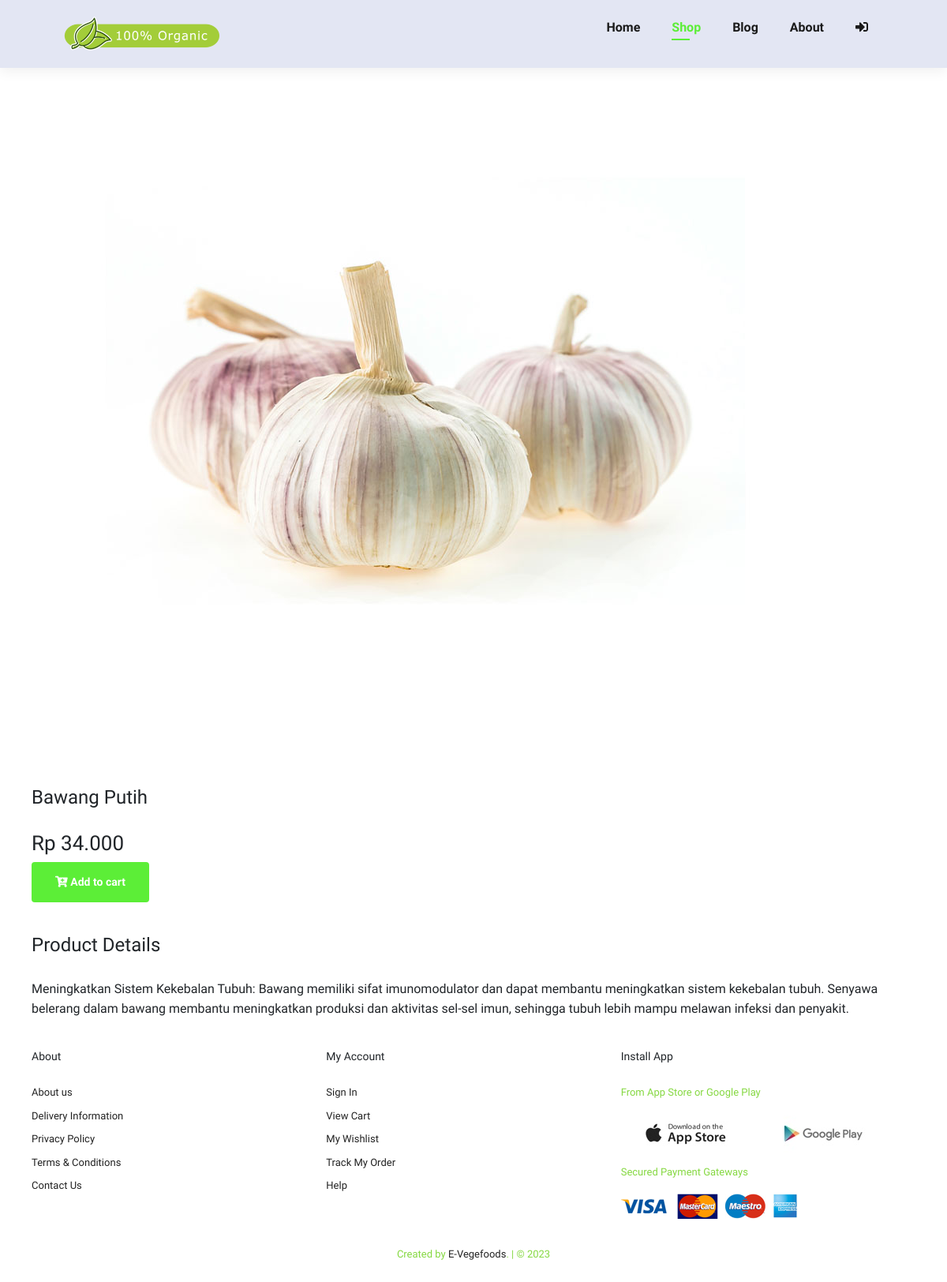
/shop/19, run on the app's committed database.
### tables this page shows
CREATE TABLE `produk` (
  `id` int(11) NOT NULL AUTO_INCREMENT,
  `nama_produk` varchar(255) DEFAULT NULL,
  `satuan` varchar(10) DEFAULT NULL,
  `harga` int(15) DEFAULT NULL,
  `image` varchar(255) DEFAULT NULL,
  `detail` text,
  PRIMARY KEY (`id`)
);

### application/controllers/Welcome.php (called while the page is built, shortened)
<?php
class Welcome extends CI_Controller
{
    public function shop_detail()
    {
        $id                     = $this->uri->segment(2);
        $data['product_detail'] = $this->m_data->edit_data(['id' => $id], 'produk')->result();
        $data['id_tran']        = $this->db->select_max('id')->get('h_transaksi')->row();
        $data['total']          = $this->m_data->shop('id_detil', ['id_pengguna' => $this->session->userdata('id'), 'status!=' => '3', 'id_produk!=' => '0'])->num_rows();
        $this->load->view('frontend/v_header', $data);
        $this->load->view('frontend/v_shop_detail', $data);
        $this->load->view('frontend/v_footer');
    }
}

### index.php (called while the page is built, shortened)
<?php
require_once BASEPATH . 'core/CodeIgniter.php';

### application/models/M_data.php (called while the page is built, shortened)
<?php
class M_data extends CI_Model
{
    public function edit_data($where, $table)
    {
        return $this->db->get_where($table, $where);
    }
    public function shop($order, $where)
    {
        $this->db->select('h.id AS id,id_pengguna,alamat,d.id AS id_detil,nama,status,id_produk,pr.nama_produk,jumlah,d.harga,ongkir');
        $this->db->from('h_transaksi h ');
        $this->db->join('d_transaksi d', 'h.id=d.id_tran', 'inner');
        $this->db->join('pengguna p', 'p.id=h.id_pengguna', 'inner');
        $this->db->join('produk pr', 'pr.id=d.id_produk', 'left');
        $this->db->where($where);
        $this->db->order_by($order, 'asc');
        return $this->db->get();
    }
}

### application/views/frontend/v_shop_detail.php (the view, shortened to what this page needs)
<section id="prodetails" class="section-p1">
  <?php foreach ($product_detail as $p) : ?>
    <div class="single-pro-image">
      <img src="<?= base_url('assets/imgbeautyhampers/products/' . $p->image) ?>" class="img-fluid rounded float-star" id="MainImg" alt="" />
      <div class="single-pro-details">
        <h4><?= ucwords($p->nama_produk) ?></h4>
        <h2>Rp <?= number_format($p->harga, 0, ",", ".") ?></h2>
        <?= form_open(base_url('welcome/add_cart')); ?>
        <button class="normal" type="submit"><i class="fas fa-cart-plus"></i> Add to cart</button>
        <?= form_close(); ?>
        <h4>Product Details</h4>
        <span>
          <?= ucfirst($p->detail) ?>
        </span>
      </div>
    <?php endforeach ?>
</section>

### application/views/frontend/v_header.php (shortened to what this page needs)
<!DOCTYPE html>
<html lang="en">
<head>
  <link rel="stylesheet" href="https://pro.fontawesome.com/releases/v5.10.0/css/all.css" />
  <link rel="stylesheet" href="<?= base_url('assets/css/style.css') ?>" />
  <link href="https://cdn.jsdelivr.net/npm/bootstrap@5.3.0-alpha3/dist/css/bootstrap.min.css" rel="stylesheet">
</head>
<body cz-shortcut-listen="true">
  <section id="header">
    <a href="#"><img src="<?= base_url('assets/img/logo.png') ?>" width="200px" alt="" />
    </a>
    <ul id="navbar">
      <li><a class="<?= $this->uri->segment(1) == '' ? 'active"' : '"' ?>" href="<?= base_url('/') ?>">Home</a></li>
      <li><a class="<?= $this->uri->segment(1) == 'shop' || $this->uri->segment(1) == 'shop_detail' ? 'active"' : '"' ?>" href="<?= base_url('shop') ?>">Shop</a></li>
      <li><a class="<?= $this->uri->segment(1) == 'blog' || $this->uri->segment(1) == 'blog_detail' ? 'active"' : '"' ?>" href="<?= base_url('blog') ?>">Blog</a></li>
      <li><a class="<?= $this->uri->segment(1) == 'about' ? 'active"' : '"' ?>" href="<?= base_url('about') ?>">About</a></li>
      <?php if ($this->session->userdata('status') == '') : ?>
        <li><a class="<?= $this->uri->segment(1) == 'login' ? 'active"' : '"' ?>" href="<?= base_url('login') ?>"><i class="fas fa-sign-in-alt"></i></a></li>
      <?php elseif ($this->session->userdata('level') == 'penjual' || $this->session->userdata('level') == 'admin') : ?>
        <li><a class="<?= $this->uri->segment(1) == 'account' ? 'active"' : '"' ?>" href="<?= base_url('dashboard') ?>"><i class="fas fa-user"></i></a></li>
      <?php endif ?>
    </ul>
  </section>

### application/views/frontend/v_footer.php (shortened to what this page needs)
<footer class="section-p1">
  <div class="col">
    <h4>About</h4>
    <a href="#">About us</a>
    <a href="#">Delivery Information</a>
    <a href="#">Privacy Policy</a>
    <a href="#">Terms & Conditions</a>
    <a href="#">Contact Us</a>
  </div>
  <div class="col">
    <h4>My Account</h4>
    <a href="#">Sign In</a>
    <a href="#">View Cart</a>
    <a href="#">My Wishlist</a>
    <a href="#">Track My Order</a>
    <a href="#">Help</a>
  </div>
  <div class="col install">
    <h4>Install App</h4>
    <p>From App Store or Google Play</p>
    <div>
      <img src="<?= base_url('assets/img/pay/app.jpg') ?>" alt="" />
      <img src="<?= base_url('assets/img/pay/play.jpg') ?>" alt="" />
    </div>
    <p>Secured Payment Gateways</p>
    <img src="<?= base_url('assets/img/pay/pay.png') ?>" alt="" />
  </div>
  <div class="copyright">
    <p>Created by <a href="">E-Vegefoods</a>. | &copy; <?= date('Y') ?></p>
  </div>
</footer>
</body>
</html>

### assets/css/style.css (style rules this page uses)
* { margin: 0; padding: 0; box-sizing: border-box; font-family: "Spartan", sans-serif; }
h2 { font-size: 46px; line-height: 54px; color: #222; }
h4 { font-size: 20px; color: #222; }
p { font-size: 16px; color: #85d841; margin: 15px 0 20px 0; }
.section-p1 { padding: 20px 40px; }
button.normal { font-size: 14px; font-weight: 600; padding: 15px 30px; color: #000; background-color: #fff; border-radius: 4px; cursor: pointer; border: none; outline: none; transition: 0.2s; }
body { width: 100%; }
#header { display: flex; align-items: center; justify-content: space-between; padding: 20px 80px; background: #e3e6f3; box-shadow: 0 5px 15px rgba(0, 0, 0, 0.06); z-index: 999; position: sticky; top: 0; left: 0; }
#navbar { display: flex; align-items: center; justify-content: center; }
#navbar li { list-style: none; padding: 0 20px; position: relative; }
#navbar li a { text-decoration: none; font-size: 16px; font-weight: 600; color: #1a1a1a; transition: 0.3s ease; }
#navbar li a:hover, #navbar li a.active { color: #5cee37; }
#navbar li a.active::after, #navbar li a:hover::after { content: ""; width: 30%; height: 2px; background: #5cee37; position: absolute; bottom: -4px; left: 20px; }
footer { display: flex; flex-wrap: wrap; justify-content: space-between; }
footer .col { display: flex; flex-direction: column; align-items: flex-start; margin-bottom: 20px; }
footer h4 { font-size: 14px; padding-bottom: 20px; }
footer p { font-size: 13px; margin: 0 0 8px 0; }
footer a { font-size: 13px; text-decoration: none; color: #222; margin-bottom: 10px; }
footer .install img { margin: 10px 0 15px 0; }
footer .copyright { width: 100%; text-align: center; }
#prodetails { display: flex; margin-top: 20px; }
#prodetails .single-pro-image { width: 40%; margin-right: 50px; align-items: center; }
#prodetails .single-pro-details { width: 50%; padding-top: 30px; }
#prodetails .single-pro-details h4 { padding: 40px 0 20px 0; }
#prodetails .single-pro-details h2 { font-size: 26px; }
#prodetails .single-pro-details button { background: #5cee37; color: #fff; }
#prodetails .single-pro-details span { line-height: 25px; }
#prodetails { display: flex; flex-direction: column; }
#prodetails .single-pro-image { width: 100%; margin-right: 0px; }
#prodetails .single-pro-details { width: 100%; }

### data on the page
produk: image (picture), nama_produk "Bawang Putih", harga "34.000", detail "Meningkatkan Sistem Kekebalan Tubuh: Bawang memiliki sifat imunomodulator dan dapat membantu meningkatkan sistem kekebalan tubuh. Senyawa belerang dalam bawang membantu meningkatkan produksi dan aktivitas sel-sel imun, sehingga tubuh lebih mampu melawan infeksi dan penyakit."
